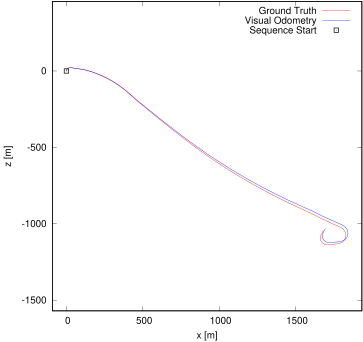

Reproduce this figure in gnuplot.
set term postscript eps enhanced color
set output "01.eps"
set size ratio -1
set xrange [-92:1933]
set yrange [-1570:455]
set xlabel "x [m]"
set ylabel "z [m]"
plot "01.txt" using 1:2 lc rgb "#FF0000" title 'Ground Truth' w lines,"01.txt" using 3:4 lc rgb "#0000FF" title 'Visual Odometry' w lines,"< head -1 01.txt" using 1:2 lc rgb "#000000" pt 4 ps 1 lw 2 title 'Sequence Start' w points
